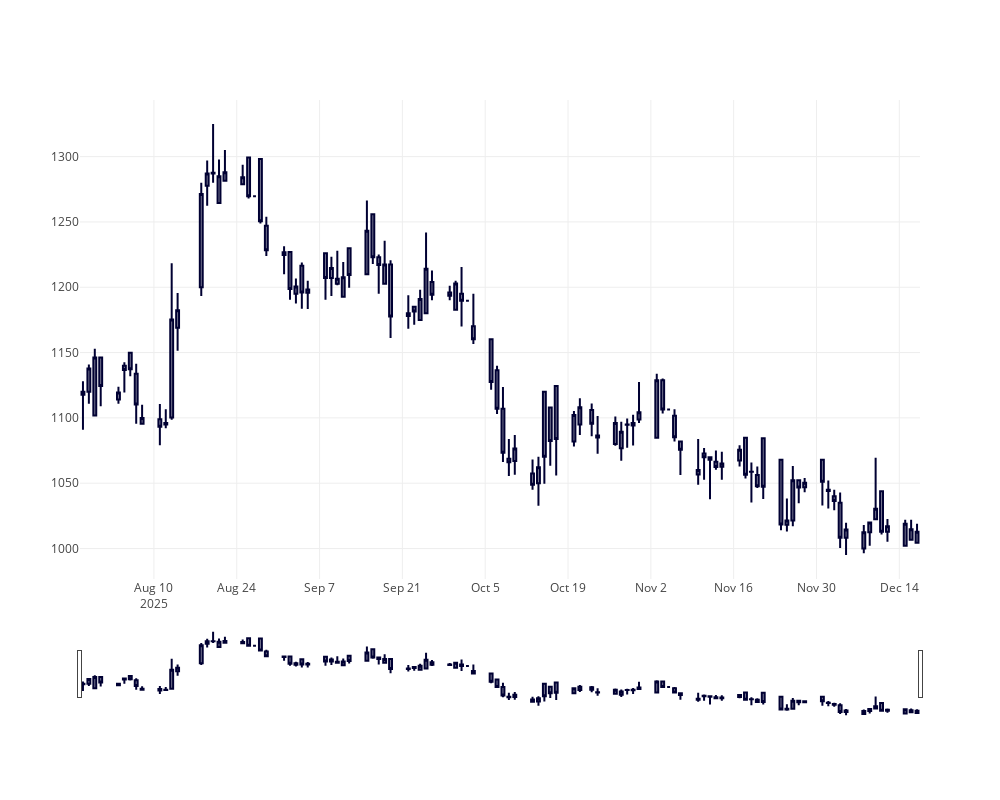

The notebook cell this image was saved under:
### Markdown cell above
# Save to candlestick chart

### Code cell
api.plot_chart(df)
